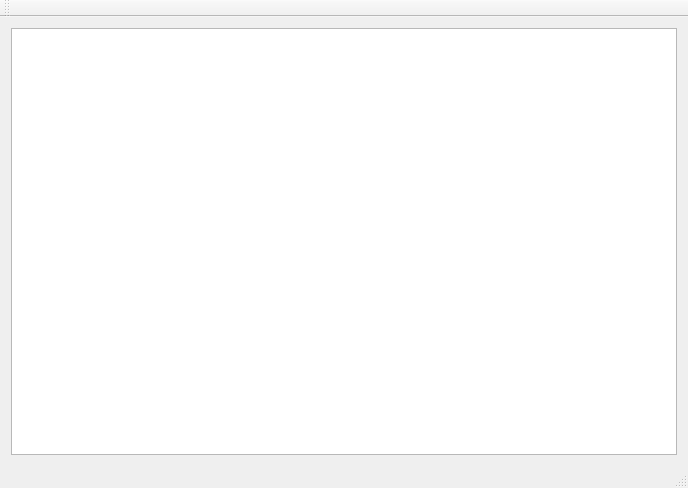
<?xml version="1.0" encoding="UTF-8"?>
<ui version="4.0">
 <class>MainWindow</class>
 <widget class="QMainWindow" name="MainWindow">
  <property name="geometry">
   <rect>
    <x>0</x>
    <y>0</y>
    <width>688</width>
    <height>488</height>
   </rect>
  </property>
  <property name="windowTitle">
   <string>MainWindow</string>
  </property>
  <widget class="QWidget" name="centralWidget">
   <layout class="QHBoxLayout" name="horizontalLayout">
    <item>
     <widget class="QGraphicsView" name="graphicsView"/>
    </item>
   </layout>
  </widget>
  <widget class="QMenuBar" name="menuBar">
   <property name="geometry">
    <rect>
     <x>0</x>
     <y>0</y>
     <width>688</width>
     <height>23</height>
    </rect>
   </property>
  </widget>
  <widget class="QToolBar" name="mainToolBar">
   <attribute name="toolBarArea">
    <enum>TopToolBarArea</enum>
   </attribute>
   <attribute name="toolBarBreak">
    <bool>false</bool>
   </attribute>
  </widget>
  <widget class="QStatusBar" name="statusBar"/>
 </widget>
 <layoutdefault spacing="6" margin="11"/>
 <resources/>
 <connections/>
</ui>
